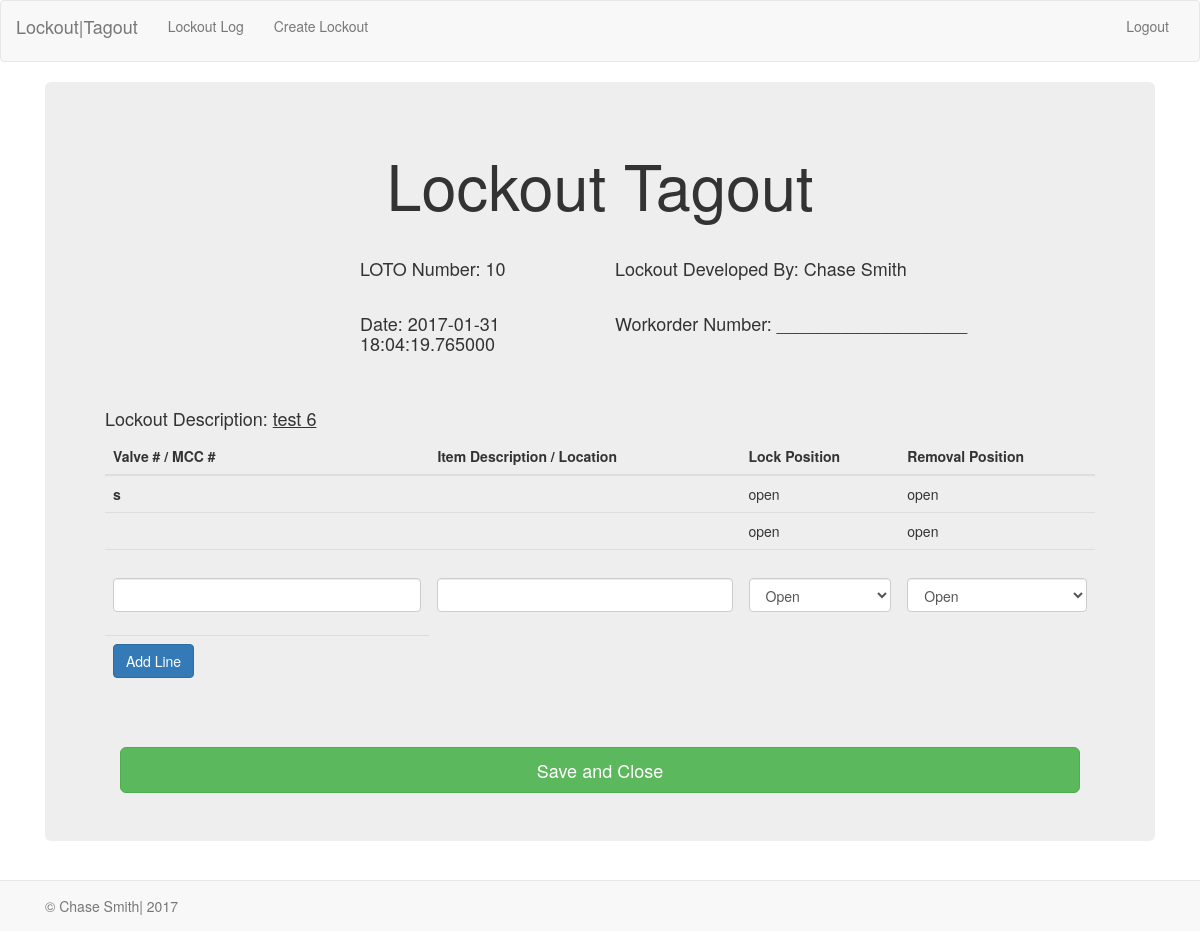
Page /save_lockout on the earlier database version.
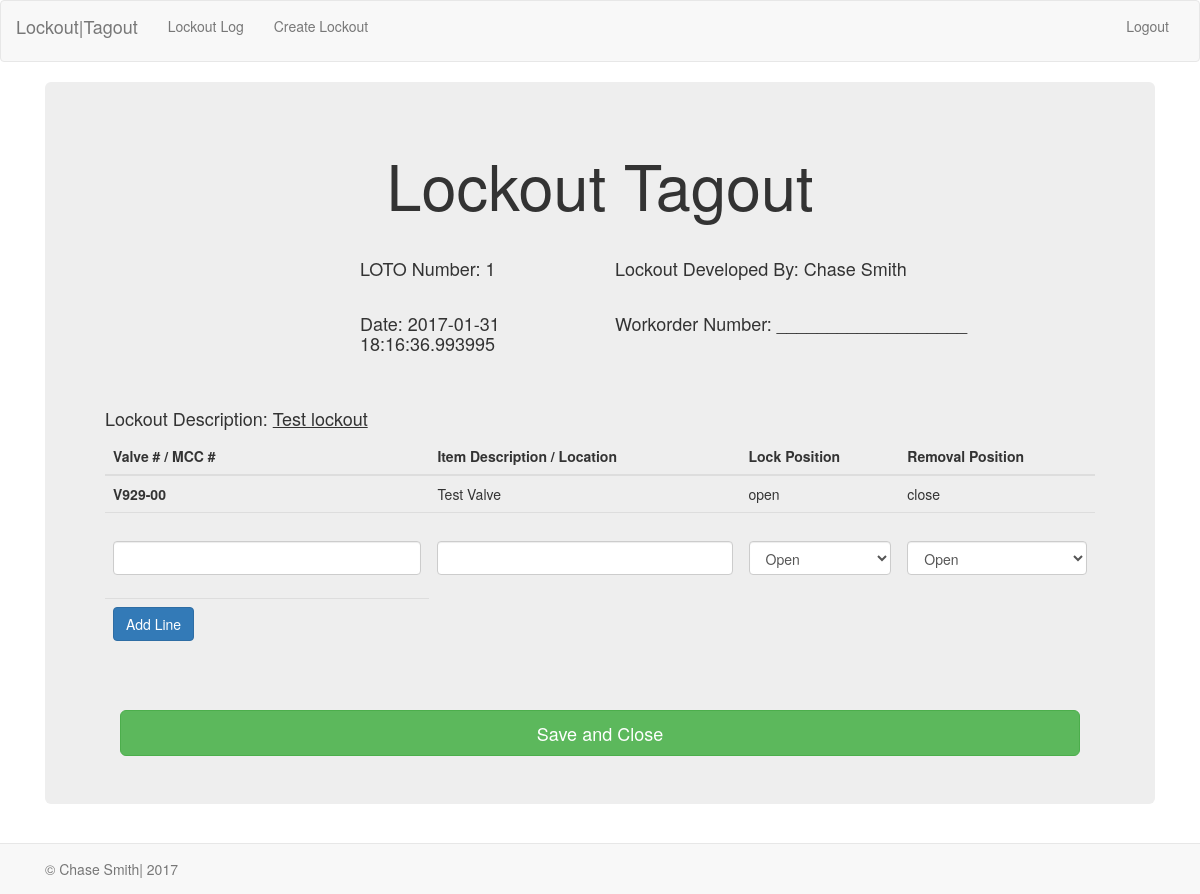
Same page on the later database version.
### models.py (models this page shows, shortened)
class Lockout(db.Model):
    __tablename__="lockout"
    id=db.Column(db.Integer, primary_key=True)
    lockout_description=db.Column(db.String(200), nullable=False)
    lockout_author = db.relationship('User', backref=db.backref('lockout_author', lazy='dynamic'))
    user_id=db.Column('user_id', db.Integer, db.ForeignKey('user.id'))
    filename=db.Column(db.String(300), nullable=True)
    status=db.Column(db.Boolean(), default=True)
    goggles=db.Column(db.Boolean(), default=False)
    faceshield=db.Column(db.Boolean(),default=False)
    fullface=db.Column(db.Boolean(), default=False)
    dustmask=db.Column(db.Boolean(), default=False)
    leathergloves=db.Column(db.Boolean(), default=False)
    saranax=db.Column(db.Boolean(), default=False)
    nitrilegloves=db.Column(db.Boolean(), default=False)
    chemicalgloves=db.Column(db.Boolean(), default=False)
    chemicalsuit=db.Column(db.Boolean(),default=False)
    tyrex=db.Column(db.Boolean(),default=False)
    rubberboots=db.Column(db.Boolean(),default=False)
    sar=db.Column(db.Boolean(),default=False)
    data=db.Column(db.LargeBinary(),nullable=True)
    date=db.Column(db.DateTime)
    ppe=db.Column(db.String(50), nullable=True)

class Lockout_Line(db.Model):
    __tablename__="lockout_line"
    id=db.Column(db.Integer, primary_key=True)
    valve_number=db.Column(db.String(10), nullable=False)
    line_description=db.Column(db.String(50), nullable=True)
    lock_position=db.Column(db.String(10), nullable=False)
    removal_position=db.Column(db.String(10), nullable=False)
    lockout=db.relationship('Lockout', backref=db.backref('lockout', lazy='dynamic'))
    lockout_id=db.Column('lockout_id', db.Integer, db.ForeignKey('lockout.id'))

### app.py (the view)
@app.route('/save_lockout', methods=['POST', 'GET'])
def save_lockout():
    all_lockout=db.session.query(Lockout).all()
    this_lockout=all_lockout[-1]
    lockout_line_form=LockoutLineForm(request.form)
    lockout_lines=this_lockout.lockout
    if request.method == 'POST':
        new_lockout_line=Lockout_Line(valve_number=lockout_line_form.valve_number.data,
                        line_description=lockout_line_form.line_description.data,
                        lock_position=lockout_line_form.lock_position.data,
                        removal_position=lockout_line_form.removal_position.data,
                        lockout=this_lockout)
        db.session.add(new_lockout_line)
        db.session.commit()
        return redirect(url_for('save_lockout'))
    else:
        return render_template('save_lockout.html', this_lockout=this_lockout, lockout_line_form=lockout_line_form, lockout_lines=lockout_lines)

### forms.py
class LockoutLineForm(Form):
    valve_number=StringField(u'',[validators.Length(max=10)])
    line_description=StringField(u'',[validators.Length(max=50)])
    lock_position=SelectField(u'', choices=[('open','Open'),('close','Close')])
    removal_position=SelectField(u'', choices=[('open','Open'),('close','Close')])

### templates/save_lockout.html (shortened to what this page needs)
{% extends "base.html" %}
{% import "bootstrap/wtf.html" as wtf %}
{% block content %}
<div class="container-fluid">
  <div class="jumbotron">
    <div class="text-center">
      <h1>Lockout Tagout</h1>
    </div>
      <br>
      <div class="row">
        <div class="col-xs-3 col-xs-offset-3 form-group">
          <h4> LOTO Number: {{ this_lockout.id }} </h4>
        </div>
        <div class="col-xs-6 form-group">
          <h4>Lockout Developed By: {{ this_lockout.lockout_author.first_name }} {{ this_lockout.lockout_author.last_name }}</h4>
        </div>
        <div class="col-xs-3 col-xs-offset-3 form-group">
          <h4>Date: {{ this_lockout.date }}</h4>
        </div>
        <div class="col-xs-6 form-group">
          <h4>Workorder Number: ___________________</h4>
        </div>
      </div>
    <br>
    <div class="row">
      <div class="col-xs-12">
        <h4>Lockout Description: <u>{{ this_lockout.lockout_description }}</u></h4>
      </div>
    </div>
      <table class="table" id="lines_table">
        <thead>
          <tr>
            <th>Valve # / MCC #</th>
            <th>Item Description / Location</th>
            <th>Lock Position</th>
            <th>Removal Position</th>
          </tr>
        </thead>
        <tbody>
          {% for each in lockout_lines %}
              <tr>
                <th scope="row">{{ each.valve_number}}</th>
                  <td>{{ each.line_description }}</td>
                  <td>{{ each.lock_position }}</td>
                  <td>{{ each.removal_position }}</td>
              </tr>
          {% endfor %}
        <form  method="POST" action="/save_lockout">
          <tr>
            <th scope="row">{{ wtf.form_field(lockout_line_form.valve_number) }}</th>
              <td>{{ wtf.form_field(lockout_line_form.line_description) }}</td>
              <td>{{ wtf.form_field(lockout_line_form.lock_position) }}</td>
              <td>{{ wtf.form_field(lockout_line_form.removal_position) }}</td>
          </tr>
          <tr>
            <th><button class="btn btn-primary" type="submit">Add Line</button></th>
          </tr>
        </tbody>
      </table>
    <div class="container">
      <hr>
      <a class="btn btn-success btn-lg btn-block" href="/" role="button">Save and Close</a>
    </diV>
  </div>
</div>
{% endblock %}

Differences in the rows shown:
removed Lockout: id "10", date "2017-01-31 18:04:19.765000", lockout_description "test 6"
removed Lockout_Line: valve_number "s", lock_position "open", removal_position "open"
removed Lockout_Line: lock_position "open", removal_position "open"
now on this page (row edited): Lockout: id "1", date "2017-01-31 18:16:36.993995", lockout_description "Test lockout"
now on this page (row unchanged): Lockout_Line: valve_number "V929-00", line_description "Test Valve", lock_position "open", removal_position "close"
